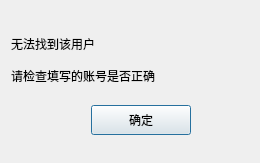
<?xml version="1.0" encoding="UTF-8"?>
<ui version="4.0">
 <class>FindFailDlg</class>
 <widget class="QDialog" name="FindFailDlg">
  <property name="geometry">
   <rect>
    <x>0</x>
    <y>0</y>
    <width>260</width>
    <height>163</height>
   </rect>
  </property>
  <property name="minimumSize">
   <size>
    <width>260</width>
    <height>163</height>
   </size>
  </property>
  <property name="maximumSize">
   <size>
    <width>260</width>
    <height>163</height>
   </size>
  </property>
  <property name="windowTitle">
   <string>Dialog</string>
  </property>
  <layout class="QVBoxLayout" name="verticalLayout">
   <property name="spacing">
    <number>7</number>
   </property>
   <property name="leftMargin">
    <number>11</number>
   </property>
   <property name="topMargin">
    <number>11</number>
   </property>
   <property name="rightMargin">
    <number>11</number>
   </property>
   <property name="bottomMargin">
    <number>11</number>
   </property>
   <item>
    <spacer name="verticalSpacer">
     <property name="orientation">
      <enum>Qt::Vertical</enum>
     </property>
     <property name="sizeType">
      <enum>QSizePolicy::Fixed</enum>
     </property>
     <property name="sizeHint" stdset="0">
      <size>
       <width>20</width>
       <height>20</height>
      </size>
     </property>
    </spacer>
   </item>
   <item>
    <widget class="QLabel" name="fail_tip">
     <property name="minimumSize">
      <size>
       <width>0</width>
       <height>25</height>
      </size>
     </property>
     <property name="maximumSize">
      <size>
       <width>16777215</width>
       <height>25</height>
      </size>
     </property>
     <property name="text">
      <string>无法找到该用户</string>
     </property>
    </widget>
   </item>
   <item>
    <widget class="QLabel" name="fail_tip2">
     <property name="minimumSize">
      <size>
       <width>0</width>
       <height>25</height>
      </size>
     </property>
     <property name="maximumSize">
      <size>
       <width>16777215</width>
       <height>25</height>
      </size>
     </property>
     <property name="text">
      <string>请检查填写的账号是否正确</string>
     </property>
    </widget>
   </item>
   <item>
    <widget class="QWidget" name="widget" native="true">
     <widget class="ClickedBtn" name="fail_sure_btn">
      <property name="geometry">
       <rect>
        <x>80</x>
        <y>10</y>
        <width>100</width>
        <height>30</height>
       </rect>
      </property>
      <property name="minimumSize">
       <size>
        <width>100</width>
        <height>30</height>
       </size>
      </property>
      <property name="maximumSize">
       <size>
        <width>100</width>
        <height>30</height>
       </size>
      </property>
      <property name="text">
       <string>确定</string>
      </property>
     </widget>
    </widget>
   </item>
  </layout>
 </widget>
 <customwidgets>
  <customwidget>
   <class>ClickedBtn</class>
   <extends>QPushButton</extends>
   <header location="global">clickedbtn.h</header>
  </customwidget>
 </customwidgets>
 <resources/>
 <connections/>
</ui>
